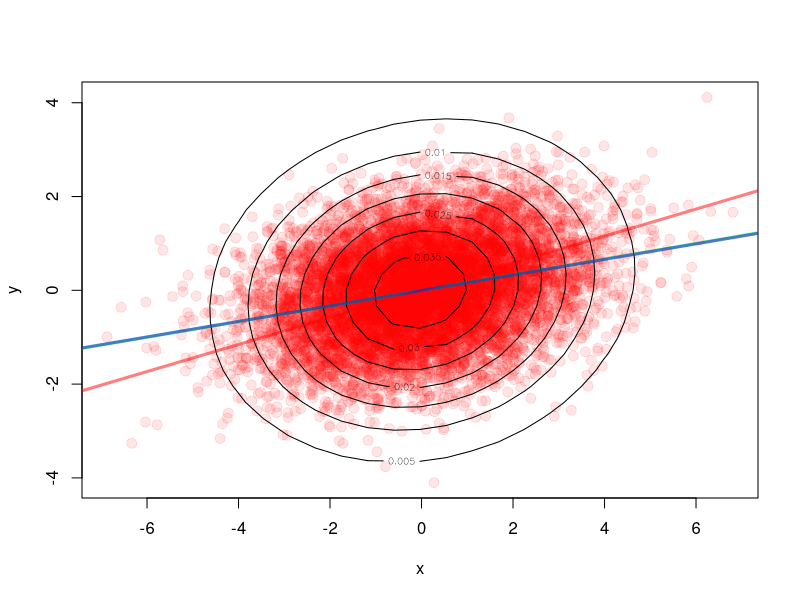

Write R code to recreate this figure.
#'  least trimmed squared regression (LTSR) using robustbase

library(robustbase)
library(MASS)
mux <- 0; muy <- 0
sxx <- 3; syy <- 1
sxy <- syx <- 0.5
# sx <- 3; sy <- 1
# rho <- 0.5
# nstep <- 10
nsample <- 10000

#' MCMC method
# p_xy <- function(z, mux, muy, rho, sx, sy, direct = 1) {
#     rnorm(1, ifelse(direct, muy + rho * sy / sx * (z - mux), 
#                             mux + rho * sx / sy * (z - muy)),
#              ifelse(direct, sqrt(1 - rho ^ 2) * sy,
#                             sqrt(1 - rho ^ 2) * sx)
#     )
# }
# 
# x <- vector(length = nsample)
# y <- x
# 
# for (i in 1:nsample)
#     for (j in 1:nstep) {
#         x[i] = p_xy(y[i], mux, muy, rho, sx, sy, 0)
#         y[i] = p_xy(x[i], mux, muy, rho, sx, sy, 1)
#     }
# 
xy <- mvrnorm(nsample, mu = c(mux, muy), Sigma = matrix(c(sxx, sxy, syx, syy), ncol = 2), empirical = T)
x <- xy[, 1]
y <- xy[, 2]
plot(x, y, col = rgb(1, 0, 0, 0.1), pch = 20, cex = 2)

mvn_kdensity <- kde2d(x, y, h = 6)
contour(mvn_kdensity, add = T, lcol = rgb(0, 0, 0, 0.5), wd = 3)
abline(coef(lm(y ~ x)), col = rgb(0, 1, 0, 0.5), lwd = 3)
#abline(0, rho * sy / sx, col = rgb(1, 0, 0, 0.5), lwd = 3) #for MCMC method
abline(0, sxy / (sqrt(sxx) * sqrt(syy)), col = rgb(1, 0, 0, 0.5), lwd = 3)

lts <- ltsReg(y ~ x)
abline(coef(lts), col = rgb(0, 0, 1, 0.5), lwd = 3)
